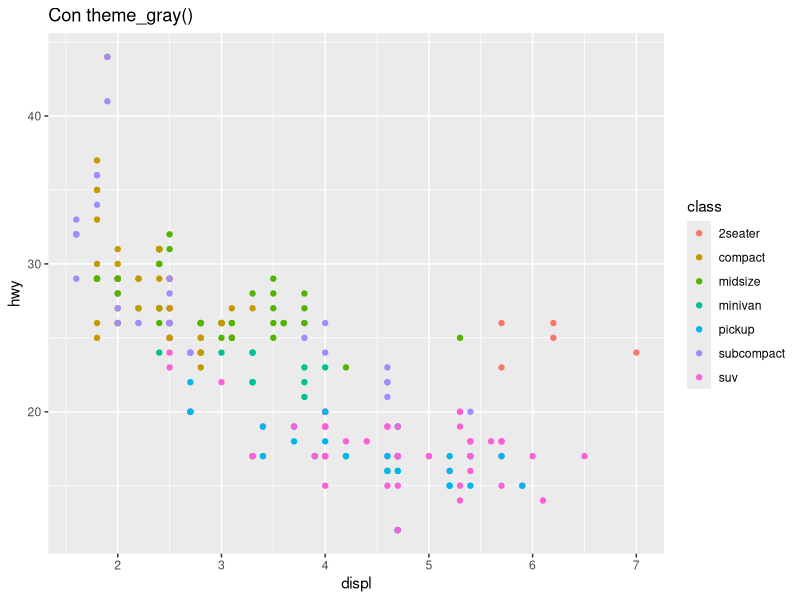
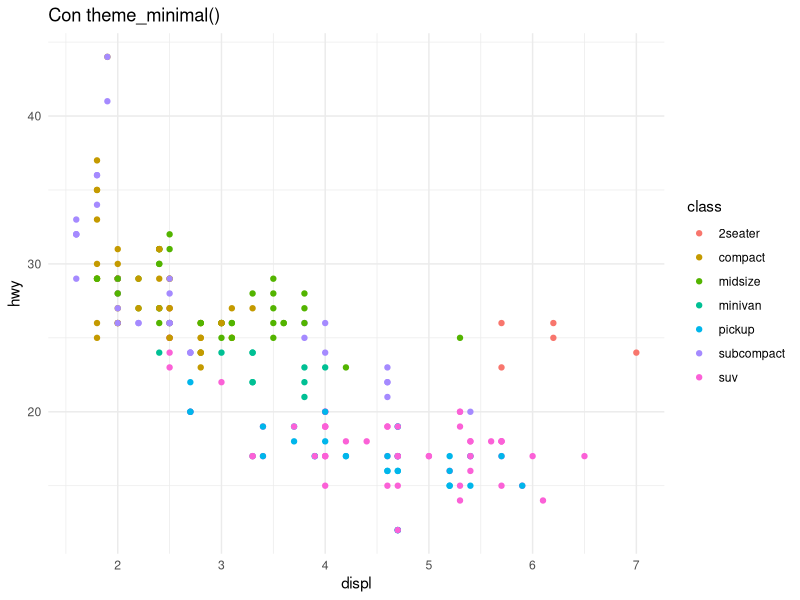
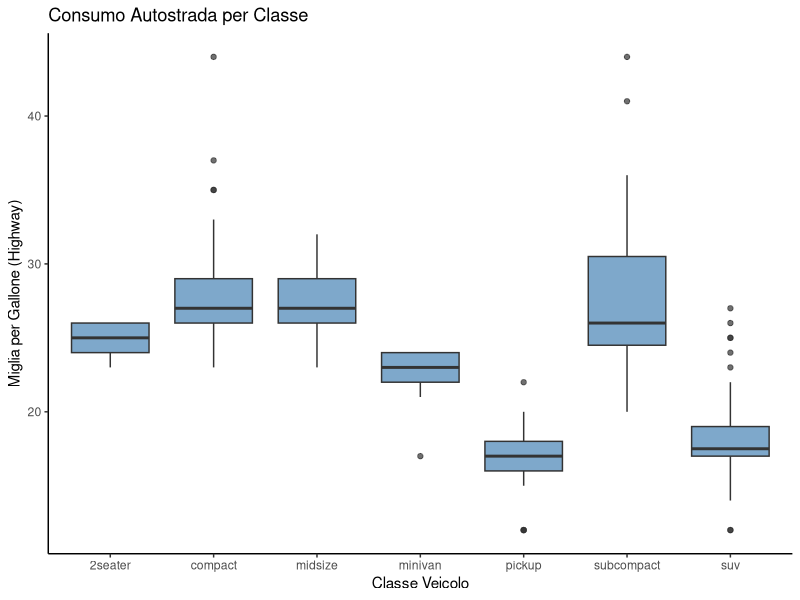
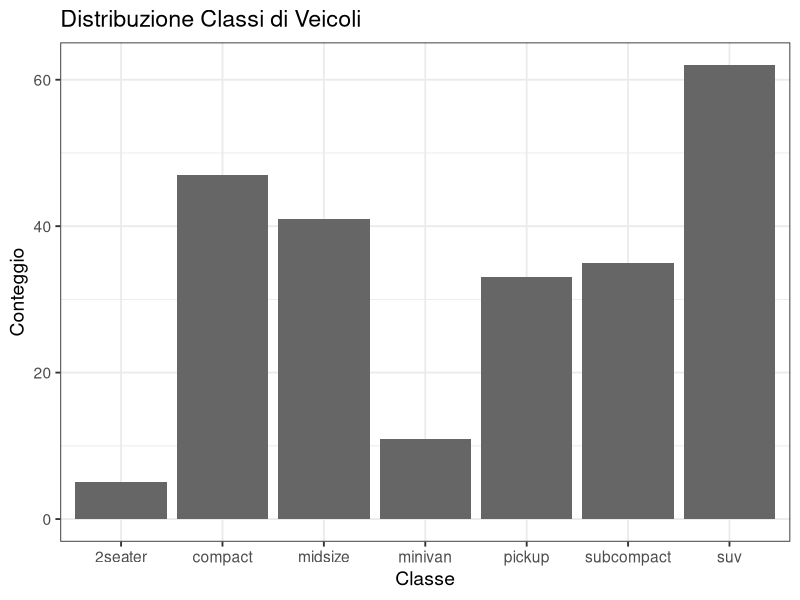
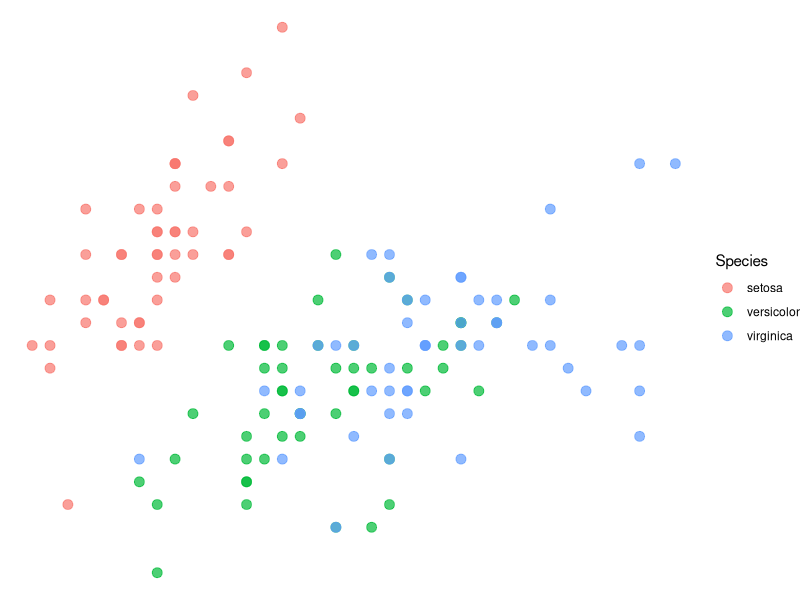
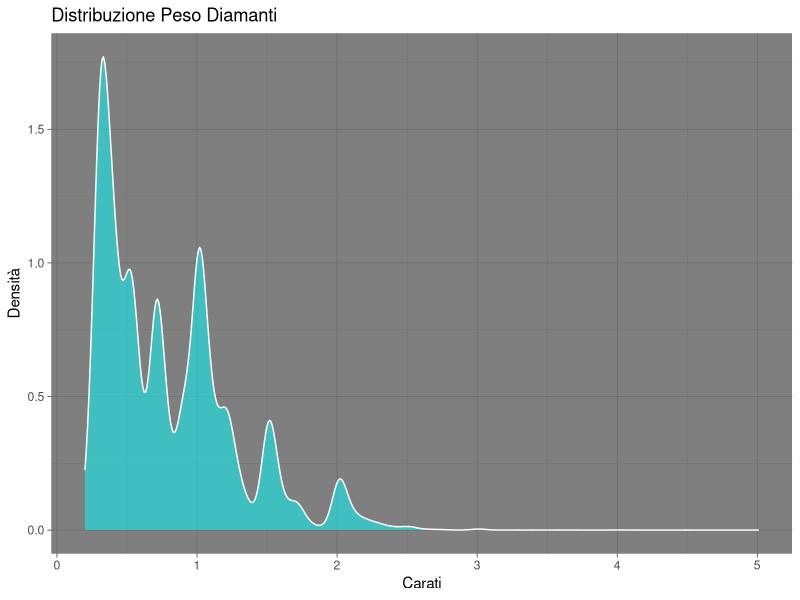
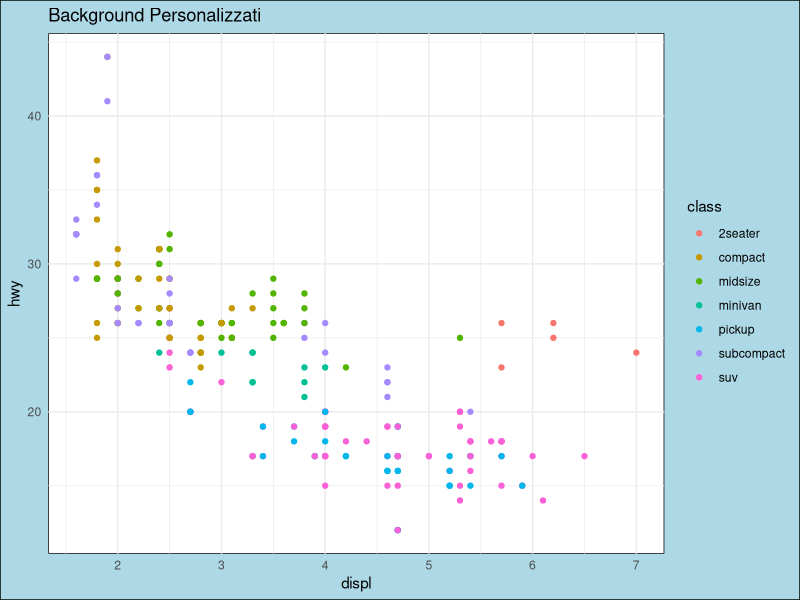
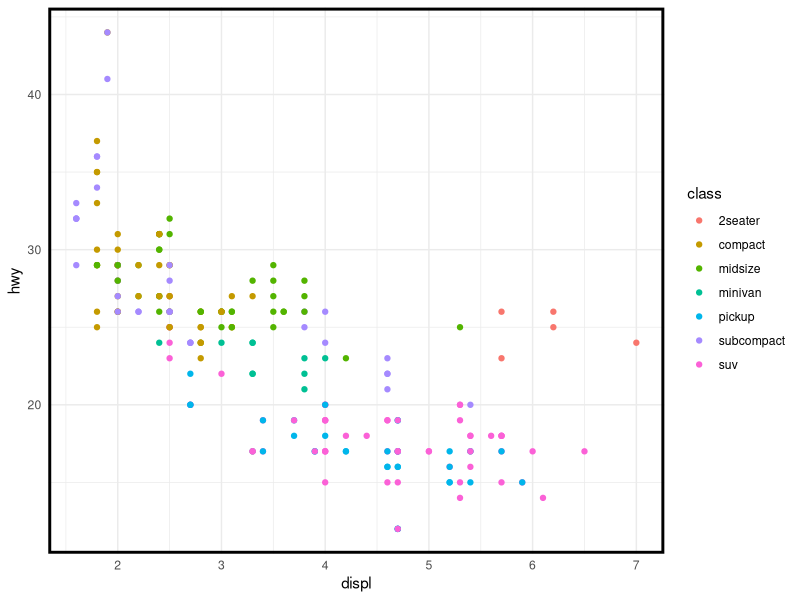

Write R code to recreate these figures, in order.
# ============================================================================
# SOLUZIONI: Temi e Personalizzazione in ggplot2
# ============================================================================
#
# Questo file contiene le soluzioni complete per tutti i 29 esercizi.
# Ogni soluzione include:
# - La domanda originale dell'esercizio
# - Codice completo e funzionante
# - Commenti esplicativi sulle scelte fatte
#
# ============================================================================

# Setup: Carica pacchetti e dati
library(ggplot2)
library(dplyr)

# Carica dataset built-in
data(mpg)
data(diamonds)
data(economics)
data(faithful)
data(mtcars)
data(iris)

# ============================================================================
# PARTE 1: TEMI PREDEFINITI
# ============================================================================

## Esercizio 1.1: Confrontare Theme Gray e Minimal
## Obiettivo: Crea due scatter plot identici del dataset mpg (displ vs hwy),
##            uno con theme_gray() e uno con theme_minimal(), per vedere le differenze.

## Soluzione 1.1:
# Theme gray (default) - sfondo grigio
ggplot(mpg, aes(x = displ, y = hwy)) +
  geom_point(aes(color = class)) +
  labs(title = "Con theme_gray()") +
  theme_gray()

# Theme minimal - sfondo bianco, griglia sottile
ggplot(mpg, aes(x = displ, y = hwy)) +
  geom_point(aes(color = class)) +
  labs(title = "Con theme_minimal()") +
  theme_minimal()

# Il gray background fa "pop" i colori, il minimal è più pulito e moderno


## Esercizio 1.2: Theme Classic per Pubblicazioni
## Obiettivo: Crea un boxplot di hwy per classe di veicolo usando theme_classic().
##            Questo tema è ideale per pubblicazioni scientifiche.

## Soluzione 1.2:
ggplot(mpg, aes(x = class, y = hwy)) +
  geom_boxplot(fill = "steelblue", alpha = 0.7) +
  labs(
    title = "Consumo Autostrada per Classe",
    x = "Classe Veicolo",
    y = "Miglia per Gallone (Highway)"
  ) +
  theme_classic()  # No griglia, assi tradizionali - perfetto per paper


## Esercizio 1.3: Theme BW per Stampa
## Obiettivo: Crea un grafico a barre del conteggio di veicoli per classe usando
##            theme_bw() con base_size = 14 per renderlo leggibile in stampa.

## Soluzione 1.3:
ggplot(mpg, aes(x = class)) +
  geom_bar(fill = "gray40") +
  labs(
    title = "Distribuzione Classi di Veicoli",
    x = "Classe",
    y = "Conteggio"
  ) +
  theme_bw(base_size = 14)  # Black & White, testo grande per stampa


## Esercizio 1.4: Theme Void per Visualizzazioni Minimali
## Obiettivo: Crea uno scatter plot di Sepal.Length vs Sepal.Width dal dataset iris
##            usando theme_void() per rimuovere tutti gli elementi non-dati.

## Soluzione 1.4:
ggplot(iris, aes(x = Sepal.Length, y = Sepal.Width, color = Species)) +
  geom_point(size = 3, alpha = 0.7) +
  theme_void()  # Rimuove tutto - solo dati puri, utile per mappe o network


## Esercizio 1.5: Theme Dark per Presentazioni
## Obiettivo: Crea un density plot di carat dal dataset diamonds usando theme_dark()
##            con fill = "cyan" e alpha = 0.5.

## Soluzione 1.5:
ggplot(diamonds, aes(x = carat)) +
  geom_density(fill = "cyan", alpha = 0.5, color = "white") +
  labs(
    title = "Distribuzione Peso Diamanti",
    x = "Carati",
    y = "Densità"
  ) +
  theme_dark()  # Sfondo scuro - riduce affaticamento in presentazioni buie


# ============================================================================
# PARTE 2: FUNZIONE theme() BASICS
# ============================================================================

## Esercizio 2.1: Modificare Background del Plot
## Obiettivo: Parti da theme_minimal() e modifica plot.background per avere
##            fill = "lightblue" e panel.background con fill = "white".

## Soluzione 2.1:
ggplot(mpg, aes(x = displ, y = hwy)) +
  geom_point(aes(color = class)) +
  labs(title = "Background Personalizzati") +
  theme_minimal() +
  theme(
    plot.background = element_rect(fill = "lightblue"),  # Intero plot
    panel.background = element_rect(fill = "white")       # Solo area dati
  )

# plot.background include tutto (titolo, legenda), panel solo i dati


## Esercizio 2.2: Personalizzare Panel Border
## Obiettivo: Crea uno scatter plot con theme_minimal() e aggiungi un bordo nero
##            spesso al panel usando panel.border.

## Soluzione 2.2:
ggplot(mpg, aes(x = displ, y = hwy)) +
  geom_point(aes(color = class)) +
  theme_minimal() +
  theme(
    panel.border = element_rect(
      color = "black",
      fill = NA,  # NA = trasparente, non riempie
      size = 2
    )
  )

# fill = NA è fondamentale per non coprire i dati!


## Esercizio 2.3: Rimuovere Griglia Minore
## Obiettivo: Crea un line plot di unemploy nel tempo dal dataset economics,
##            usa theme_minimal() e rimuovi solo panel.grid.minor.

## Soluzione 2.3:
ggplot(economics, aes(x = date, y = unemploy/1000)) +
  geom_line(color = "steelblue", size = 1) +
  labs(
    title = "Disoccupazione USA nel Tempo",
    x = "Anno",
    y = "Disoccupati (migliaia)"
  ) +
  theme_minimal() +
  theme(
    panel.grid.minor = element_blank()  # Rimuove solo griglia minore
  )

# Griglia maggiore aiuta a leggere valori, minore spesso solo rumore visivo


## Esercizio 2.4: Modificare Solo Griglia Verticale
## Obiettivo: Crea un bar chart di class da mpg, rimuovi panel.grid.major.x
##            ma mantieni panel.grid.major.y (utile per leggere i valori).

## Soluzione 2.4:
ggplot(mpg, aes(x = class)) +
  geom_bar(fill = "steelblue") +
  labs(
    title = "Conteggio per Classe",
    x = "Classe Veicolo",
    y = "Conteggio"
  ) +
  theme_minimal() +
  theme(
    panel.grid.major.x = element_blank(),  # Rimuove griglia verticale
    panel.grid.minor = element_blank()      # Rimuove tutta la minore
  )

# Per bar charts verticali, solo le linee orizzontali sono utili


## Esercizio 2.5: Personalizzare Colore Griglia
## Obiettivo: Crea uno scatter plot e modifica panel.grid.major per avere
##            color = "red" e linetype = "dashed".

## Soluzione 2.5:
ggplot(mpg, aes(x = displ, y = hwy)) +
  geom_point() +
  theme_minimal() +
  theme(
    panel.grid.major = element_line(
      color = "red",
      linetype = "dashed",
      size = 0.5
    ),
    panel.grid.minor = element_blank()
  )

# Utile per enfatizzare o de-enfatizzare la griglia secondo necessità


# ============================================================================
# PARTE 3: FUNZIONI element_*()
# ============================================================================

## Esercizio 3.1: Ruotare Labels Asse X
## Obiettivo: Crea un bar chart di manufacturer da mpg. Le etichette sono troppo lunghe:
##            ruotale di 45 gradi usando element_text() con angle = 45 e hjust = 1.

## Soluzione 3.1:
ggplot(mpg, aes(x = manufacturer)) +
  geom_bar(fill = "steelblue") +
  labs(
    title = "Veicoli per Produttore",
    x = "Produttore",
    y = "Conteggio"
  ) +
  theme_minimal() +
  theme(
    axis.text.x = element_text(
      angle = 45,   # Rotazione 45 gradi
      hjust = 1,    # Allineamento orizzontale a destra
      vjust = 1     # Allineamento verticale in alto (opzionale)
    )
  )

# hjust = 1 allinea il testo a destra del punto di ancoraggio - essenziale con angle


## Esercizio 3.2: Personalizzare Titolo Plot
## Obiettivo: Crea uno scatter plot e aggiungi un titolo "Mio Grafico".
##            Usa element_text() per renderlo size = 20, face = "bold", color = "navy".

## Soluzione 3.2:
ggplot(mpg, aes(x = displ, y = hwy)) +
  geom_point(aes(color = class)) +
  labs(title = "Mio Grafico") +
  theme_minimal() +
  theme(
    plot.title = element_text(
      size = 20,
      face = "bold",
      color = "navy",
      hjust = 0.5  # Opzionale: centra il titolo
    )
  )

# face può essere "plain", "bold", "italic", o "bold.italic"


## Esercizio 3.3: Modificare Aspetto Assi
## Obiettivo: Crea uno scatter plot con axis.line neri e spessi (size = 1)
##            usando element_line(), e rimuovi la griglia con element_blank().

## Soluzione 3.3:
ggplot(mpg, aes(x = displ, y = hwy)) +
  geom_point(aes(color = class)) +
  labs(title = "Assi Personalizzati") +
  theme_minimal() +
  theme(
    axis.line = element_line(
      color = "black",
      size = 1
    ),
    panel.grid = element_blank()  # Rimuove tutta la griglia
  )

# Combinazione comune per look pulito e classico


## Esercizio 3.4: Personalizzare Background Legenda
## Obiettivo: Crea uno scatter plot con color = class. Personalizza legend.background
##            con fill = "gray95", color = "black", size = 0.5 usando element_rect().

## Soluzione 3.4:
ggplot(mpg, aes(x = displ, y = hwy, color = class)) +
  geom_point(size = 3) +
  labs(title = "Legenda Personalizzata") +
  theme_minimal() +
  theme(
    legend.background = element_rect(
      fill = "gray95",
      color = "black",
      size = 0.5
    ),
    legend.key = element_rect(fill = "white")  # Background delle chiavi
  )

# Utile quando posizioni la legenda sopra i dati per renderla distinguibile


## Esercizio 3.5: Rimuovere Tick Marks
## Obiettivo: Crea un grafico qualsiasi e rimuovi completamente i tick marks
##            degli assi usando element_blank() per axis.ticks.

## Soluzione 3.5:
ggplot(mpg, aes(x = class, y = hwy)) +
  geom_boxplot(fill = "steelblue") +
  labs(title = "Senza Tick Marks") +
  theme_minimal() +
  theme(
    axis.ticks = element_blank()  # Rimuove tutti i tick marks
  )

# Combinato con theme_minimal() crea un look molto pulito


# ============================================================================
# PARTE 4: LABELS E TITOLI
# ============================================================================

## Esercizio 4.1: Labels Complete con labs()
## Obiettivo: Crea uno scatter plot di displ vs hwy colorato per class.
##            Aggiungi title, subtitle, caption, e labels per x, y e color usando labs().

## Soluzione 4.1:
ggplot(mpg, aes(x = displ, y = hwy, color = class)) +
  geom_point(size = 3, alpha = 0.7) +
  labs(
    title = "Relazione tra Cilindrata e Consumo",
    subtitle = "Dati EPA per veicoli 1999-2008",
    caption = "Fonte: United States Environmental Protection Agency",
    x = "Cilindrata Motore (litri)",
    y = "Consumo Autostrada (mpg)",
    color = "Classe\nVeicolo"
  ) +
  theme_minimal()

# labs() è il modo più completo per aggiungere annotazioni


## Esercizio 4.2: Rimuovere Titolo Asse X
## Obiettivo: Crea un bar chart di class da mpg e rimuovi il titolo dell'asse X
##            usando x = NULL in labs().

## Soluzione 4.2:
ggplot(mpg, aes(x = class)) +
  geom_bar(fill = "steelblue") +
  labs(
    title = "Distribuzione Classi",
    x = NULL,  # Rimuove titolo asse X
    y = "Conteggio"
  ) +
  theme_minimal()

# x = NULL è diverso da x = "" (stringa vuota) - rimuove completamente


## Esercizio 4.3: Multi-line Title
## Obiettivo: Crea uno scatter plot e aggiungi un titolo su due righe usando
##            "\n" in labs(title = "Riga 1\nRiga 2").

## Soluzione 4.3:
ggplot(mpg, aes(x = displ, y = hwy)) +
  geom_point(aes(color = class)) +
  labs(
    title = "Consumo Carburante\nvs Cilindrata Motore",
    x = "Cilindrata (litri)",
    y = "MPG Highway"
  ) +
  theme_minimal()

# \n inserisce un "a capo" - utile per titoli lunghi


## Esercizio 4.4: Formattare Caption e Subtitle
## Obiettivo: Crea un line plot di economics e aggiungi caption allineato a destra
##            e subtitle grigio usando element_text() con hjust e color appropriati.

## Soluzione 4.4:
ggplot(economics, aes(x = date, y = unemploy/1000)) +
  geom_line(color = "steelblue", size = 1) +
  labs(
    title = "Disoccupazione USA",
    subtitle = "Andamento storico 1967-2015",
    caption = "Dati: Federal Reserve Economic Data",
    x = "Anno",
    y = "Disoccupati (migliaia)"
  ) +
  theme_minimal() +
  theme(
    plot.subtitle = element_text(
      color = "gray40",
      size = 12
    ),
    plot.caption = element_text(
      hjust = 1,      # Allinea a destra (1 = right, 0 = left, 0.5 = center)
      face = "italic",
      size = 9
    )
  )

# Convention: caption a destra, subtitle grigio per gerarchia visiva


## Esercizio 4.5: Rimuovere Titolo Legenda
## Obiettivo: Crea uno scatter plot con color mapping e rimuovi il titolo della
##            legenda usando color = NULL in labs().

## Soluzione 4.5:
ggplot(mpg, aes(x = displ, y = hwy, color = class)) +
  geom_point(size = 3) +
  labs(
    title = "Consumo vs Cilindrata",
    x = "Cilindrata (L)",
    y = "MPG Highway",
    color = NULL  # Rimuove titolo legenda
  ) +
  theme_minimal()

# Utile quando il mapping è self-explanatory


# ============================================================================
# PARTE 5: PERSONALIZZAZIONE LEGENDE
# ============================================================================

## Esercizio 5.1: Posizionare Legenda in Basso
## Obiettivo: Crea uno scatter plot con color mapping e sposta la legenda
##            in basso usando legend.position = "bottom".

## Soluzione 5.1:
ggplot(mpg, aes(x = displ, y = hwy, color = class)) +
  geom_point(size = 3) +
  labs(
    title = "Consumo vs Cilindrata",
    color = "Classe"
  ) +
  theme_minimal() +
  theme(
    legend.position = "bottom"  # "top", "bottom", "left", "right", "none"
  )

# Posizione bottom è ideale per grafici larghi


## Esercizio 5.2: Legenda con Coordinate Precise
## Obiettivo: Posiziona la legenda all'interno del grafico usando coordinate
##            (es. c(0.85, 0.25)) e aggiungi un background bianco con bordo.

## Soluzione 5.2:
ggplot(mpg, aes(x = displ, y = hwy, color = class)) +
  geom_point(size = 3, alpha = 0.6) +
  labs(title = "Legenda Interna") +
  theme_minimal() +
  theme(
    legend.position = c(0.85, 0.25),  # Coordinate (x, y) da 0 a 1
    legend.background = element_rect(
      fill = "white",
      color = "black",
      size = 0.5
    )
  )

# c(0, 0) = bottom-left, c(1, 1) = top-right


## Esercizio 5.3: Layout Orizzontale Legenda
## Obiettivo: Metti la legenda in basso con layout orizzontale usando
##            legend.direction = "horizontal".

## Soluzione 5.3:
ggplot(mpg, aes(x = displ, y = hwy, color = class)) +
  geom_point(size = 3) +
  labs(color = "Classe Veicolo") +
  theme_minimal() +
  theme(
    legend.position = "bottom",
    legend.direction = "horizontal"  # "vertical" è il default
  )

# Orizzontale salva spazio verticale - ottimo per presentazioni


## Esercizio 5.4: Personalizzare Testo Legenda
## Obiettivo: Modifica legend.title per essere bold e size = 14,
##            e legend.text per essere italic e size = 11.

## Soluzione 5.4:
ggplot(mpg, aes(x = displ, y = hwy, color = class)) +
  geom_point(size = 3) +
  labs(color = "Classe Veicolo") +
  theme_minimal() +
  theme(
    legend.title = element_text(
      face = "bold",
      size = 14,
      color = "navy"
    ),
    legend.text = element_text(
      face = "italic",
      size = 11
    )
  )

# Gerarchia visiva: titolo più grande e bold, testo più piccolo


# ============================================================================
# PARTE 6: TEMI CUSTOM E EXPORT
# ============================================================================

## Esercizio 6.1: Creare Tema Riutilizzabile
## Obiettivo: Crea una funzione theme_mio() che parte da theme_minimal() e
##            personalizza almeno 3 elementi (es. plot.title, panel.grid, legend.position).

## Soluzione 6.1:
theme_mio <- function(base_size = 12) {
  theme_minimal(base_size = base_size) +
    theme(
      # Titolo grande e bold
      plot.title = element_text(
        size = base_size * 1.5,
        face = "bold",
        hjust = 0,  # Allinea a sinistra
        margin = margin(b = 10)
      ),
      
      # Sottotitolo grigio
      plot.subtitle = element_text(
        size = base_size * 1.1,
        color = "gray40",
        margin = margin(b = 15)
      ),
      
      # Rimuove griglia minore
      panel.grid.minor = element_blank(),
      
      # Griglia maggiore sottile
      panel.grid.major = element_line(
        color = "gray90",
        size = 0.5
      ),
      
      # Legenda in alto senza titolo
      legend.position = "top",
      legend.title = element_blank(),
      
      # Assi bold
      axis.title = element_text(
        size = base_size * 1.1,
        face = "bold"
      )
    )
}

# Ora theme_mio() è disponibile per tutti i grafici


## Esercizio 6.2: Applicare Tema Custom
## Obiettivo: Usa il tuo theme_mio() creato nell'esercizio precedente su un nuovo grafico.

## Soluzione 6.2:
ggplot(mpg, aes(x = displ, y = hwy, color = class)) +
  geom_point(size = 3, alpha = 0.7) +
  labs(
    title = "Usando il Mio Tema Custom",
    subtitle = "Consistenza in tutti i grafici",
    x = "Cilindrata (L)",
    y = "MPG Highway"
  ) +
  theme_mio()  # Applica il tema custom

# Altro esempio con base_size diverso
ggplot(economics, aes(x = date, y = unemploy/1000)) +
  geom_line(color = "steelblue", size = 1) +
  labs(
    title = "Disoccupazione USA",
    subtitle = "1967-2015"
  ) +
  theme_mio(base_size = 16)  # Testo più grande


## Esercizio 6.3: Theme Set Globale
## Obiettivo: Imposta theme_minimal() come tema di default per tutta la sessione
##            usando theme_set(), poi crea un grafico per verificare.

## Soluzione 6.3:
# Imposta tema globale
theme_set(theme_minimal(base_size = 14))

# Ora TUTTI i grafici useranno theme_minimal automaticamente
ggplot(mpg, aes(x = class)) +
  geom_bar(fill = "steelblue") +
  labs(title = "Usa il Tema Globale")

ggplot(iris, aes(x = Sepal.Length, y = Sepal.Width, color = Species)) +
  geom_point(size = 3) +
  labs(title = "Anche Questo Usa il Tema Globale")

# Per resettare al default
theme_set(theme_gray())

# theme_set() è perfetto per report con molti grafici che devono essere consistenti


## Esercizio 6.4: Salvare con ggsave() - Alta Risoluzione
## Obiettivo: Crea un plot e salvalo come "plot_highres.png" con width = 10,
##            height = 6, dpi = 300 (qualità pubblicazione).

## Soluzione 6.4:
# Crea il plot
p <- ggplot(mpg, aes(x = displ, y = hwy, color = class)) +
  geom_point(size = 3, alpha = 0.7) +
  labs(
    title = "Consumo Carburante vs Cilindrata",
    subtitle = "Dataset EPA mpg",
    x = "Cilindrata Motore (litri)",
    y = "Consumo Autostrada (mpg)",
    color = "Classe"
  ) +
  theme_minimal(base_size = 14) +
  theme(legend.position = "bottom")

# Salva con alta risoluzione per pubblicazione
ggsave(
  filename = "plot_highres.png",
  plot = p,
  width = 10,
  height = 6,
  units = "in",
  dpi = 300,      # 300 DPI = standard pubblicazioni scientifiche
  bg = "white"    # Sfondo bianco
)

# 300 DPI assicura qualità ottima anche in stampa


## Esercizio 6.5: Salvare in Formati Multipli
## Obiettivo: Crea un plot e salvalo in tre formati: PNG (web, 72 dpi),
##            PDF (vettoriale), e PNG (pubblicazione, 300 dpi).

## Soluzione 6.5:
# Crea plot complesso
p_final <- ggplot(economics, aes(x = date, y = unemploy/1000)) +
  geom_line(color = "steelblue", size = 1.2) +
  geom_smooth(method = "loess", color = "red", se = TRUE, alpha = 0.2) +
  labs(
    title = "Disoccupazione USA 1967-2015",
    subtitle = "Con trend smooth (LOESS)",
    caption = "Fonte: Federal Reserve Economic Data",
    x = "Anno",
    y = "Disoccupati (migliaia)"
  ) +
  theme_minimal(base_size = 14) +
  theme(
    plot.title = element_text(face = "bold", size = 18),
    plot.subtitle = element_text(color = "gray40")
  )

# 1. PNG per Web (72 DPI, dimensioni in pixel)
ggsave(
  "unemployment_web.png",
  plot = p_final,
  width = 1200,
  height = 800,
  units = "px",
  dpi = 72
)

# 2. PDF vettoriale (scalabile senza perdita qualità)
ggsave(
  "unemployment_vector.pdf",
  plot = p_final,
  width = 10,
  height = 6,
  units = "in"
)

# 3. PNG alta risoluzione per pubblicazione (300 DPI)
ggsave(
  "unemployment_publication.png",
  plot = p_final,
  width = 10,
  height = 6,
  units = "in",
  dpi = 300,
  bg = "white"
)

# 4. BONUS: TIFF per alcune riviste scientifiche
ggsave(
  "unemployment_publication.tiff",
  plot = p_final,
  width = 10,
  height = 6,
  units = "in",
  dpi = 300,
  bg = "white",
  compression = "lzw"  # Compressione lossless
)


# ============================================================================
# FINE SOLUZIONI
# ============================================================================
#
# BEST PRACTICES RIASSUNTIVE:
#
# 1. WORKFLOW:
#    - Prima crea il plot (dati + geom)
#    - Poi applica tema predefinito
#    - Infine personalizza con theme()
#
# 2. TEMI PREDEFINITI:
#    - theme_gray(): Default, sfondo grigio
#    - theme_minimal(): Moderno, pulito
#    - theme_classic(): Pubblicazioni accademiche
#    - theme_bw(): Bianco e nero, stampa
#    - theme_void(): Nessun elemento, mappe
#
# 3. element_*() FUNCTIONS:
#    - element_text(): Font, size, color, angle
#    - element_line(): Linee, griglie, assi
#    - element_rect(): Sfondi, bordi
#    - element_blank(): Rimuove elementi
#
# 4. GERARCHIA:
#    - Gli elementi figli ereditano dai genitori
#    - Modifica il genitore per cambiare tutto
#    - Override i figli per eccezioni
#
# 5. LABELS:
#    - Usa sempre labs() per annotazioni complete
#    - title, subtitle, caption, x, y, aesthetics
#    - NULL rimuove un label
#
# 6. LEGENDE:
#    - legend.position: "top", "bottom", "left", "right", "none", c(x,y)
#    - guides() per controllo fine
#    - override.aes per modificare solo legenda
#
# 7. EXPORT:
#    - Web: 72 DPI, PNG
#    - Presentazioni: 150 DPI, PNG/PDF
#    - Pubblicazioni: 300 DPI, PDF/TIFF
#    - Vettoriali: PDF, SVG (scalabili)
#
# 8. RIUSABILITÀ:
#    - Crea funzioni theme_*() custom
#    - Usa theme_set() per consistenza globale
#    - Salva temi in file separati
#
# ============================================================================
